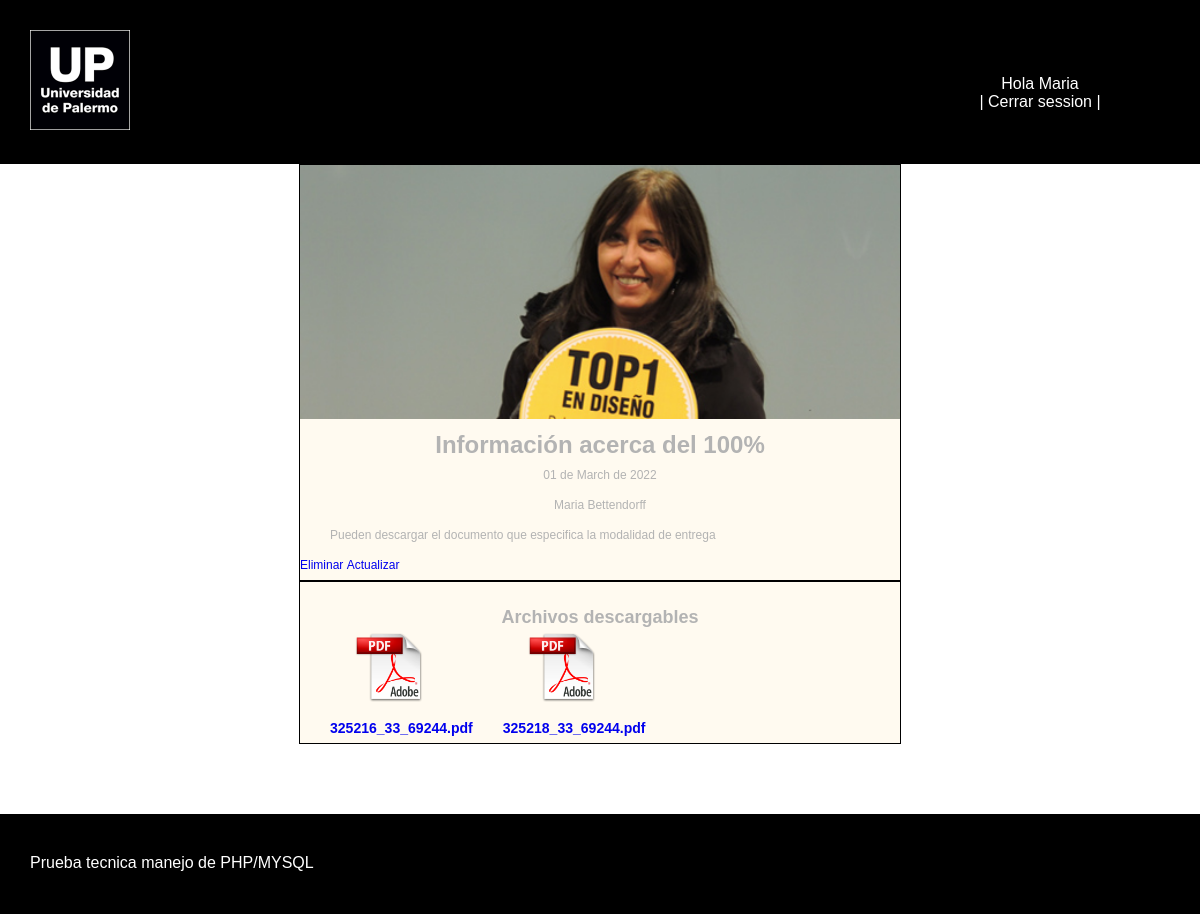
Screenshot of /admin/detalle.php?id=1 (signed in) with the database file from the repository.
### tables this page shows
CREATE TABLE `blogs` (
  `id` int(11) NOT NULL,
  `titulo` varchar(45) NOT NULL,
  `cuerpo` text NOT NULL,
  `fecha` timestamp NOT NULL DEFAULT current_timestamp() ON UPDATE current_timestamp(),
  `id_docentes` int(11) NOT NULL
);

CREATE TABLE `docentes` (
  `id` int(11) NOT NULL,
  `nombre` varchar(45) NOT NULL,
  `apellido` varchar(45) NOT NULL,
  `email` varchar(45) NOT NULL,
  `pass` text NOT NULL,
  `imagen` varchar(45) NOT NULL
);

CREATE TABLE `archivos` (
  `id` int(11) NOT NULL,
  `nombre` varchar(45) NOT NULL,
  `id_blogs` int(11) NOT NULL
);

### includes/functions.php (called while the page is built, shortened)
<?php
    function ordenarFecha($fechaOriginal){
    return $fecha = strftime("%d de %B de %Y");
    }
?>

### includes/detalle-blog.php (the view, shortened to what this page needs)
<div class="principal size ">
<div class="box3 fondo3">
    <img class="imagen1" src="<?php if($admin){ echo "..";} else {echo ".";} ?>/upload/docentes/<?php echo $row['imagen']?>" alt="">
    <h1 class="text-center"><?php echo $row['titulo']?></h2>
    <p class="text-center"><?php echo $fecha?></p>
    <p class="text-center"><?php echo $row['nombre']." ".$row['apellido']?></p>
    <p class="text1"><?php echo $row['cuerpo']?></p>
   <?php  if($admin){
                           echo "<a style='text-decoration:none;' href='eliminar.php?id=1'>Eliminar&nbsp</a>";
                           echo "<a style='text-decoration:none;' href='actualizar.php?id=1'>Actualizar</a>";
    } ?>
</div>
<div class="box3 fondo3 over">
    <h2 class="text-center margin20">Archivos descargables</h2>
    <?php while($archivos = mysqli_fetch_array($query2,MYSQLI_ASSOC)){;?>
    <a href="http://localhost/pruebaPHP
/upload/archivos/<?php echo $archivos['nombre']?>" download="<?php echo $archivos['nombre']?>">
        <div class="floatL">
            <img class="pdf" src="<?php if($admin){ echo "..";} else {echo ".";} ?>/recursos/pdf-icon.png" alt="">
            <h3><?php echo $archivos['nombre'] ?></h3>
        </div>
    </a>
    <?php } ?>
    </div>
</div>

### css/styles.css (style rules this page uses)
* { margin: 0; font-family: Arial, Helvetica, sans-serif; }
h1 { text-align: center; }
@media (min-width:700px) { .box3 { width: 50%; margin: auto auto; } }
.margin20 { margin-top:20px; }
.text-center { text-align: center; }
.principal { font-family:"Open Sans", Helvetica, Arial, sans-serif; font-weight:300; font-size: 12px; line-height:30px; color:rgb(179, 179, 179); }
.size { min-height: 650px; }
.text1 { width: 90%; margin: auto auto; }
.fondo3 { background-color: floralwhite; }
.imagen1 { width: 100%; }
.box3 { border: 1px solid black; }
.pdf { width: 70px; margin-left: 25px; }
.floatL { float: left; margin-left: 30px; }
.over { overflow: hidden; }
.card > div > a:nth-child(2),a:nth-child(3) { text-decoration: none; }

### rows the page displays
blogs: id_docentes.imagen (picture), titulo "Información acerca del 100%", fecha "01 de March de 2022", id_docentes.nombre "Maria", id_docentes.apellido "Bettendorff", cuerpo "Pueden descargar el documento que especifica la modalidad de entrega"
archivos: nombre "325216_33_69244.pdf"
archivos: nombre "325218_33_69244.pdf"

### other values shown
$_SESSION['nombre'] "Maria"
